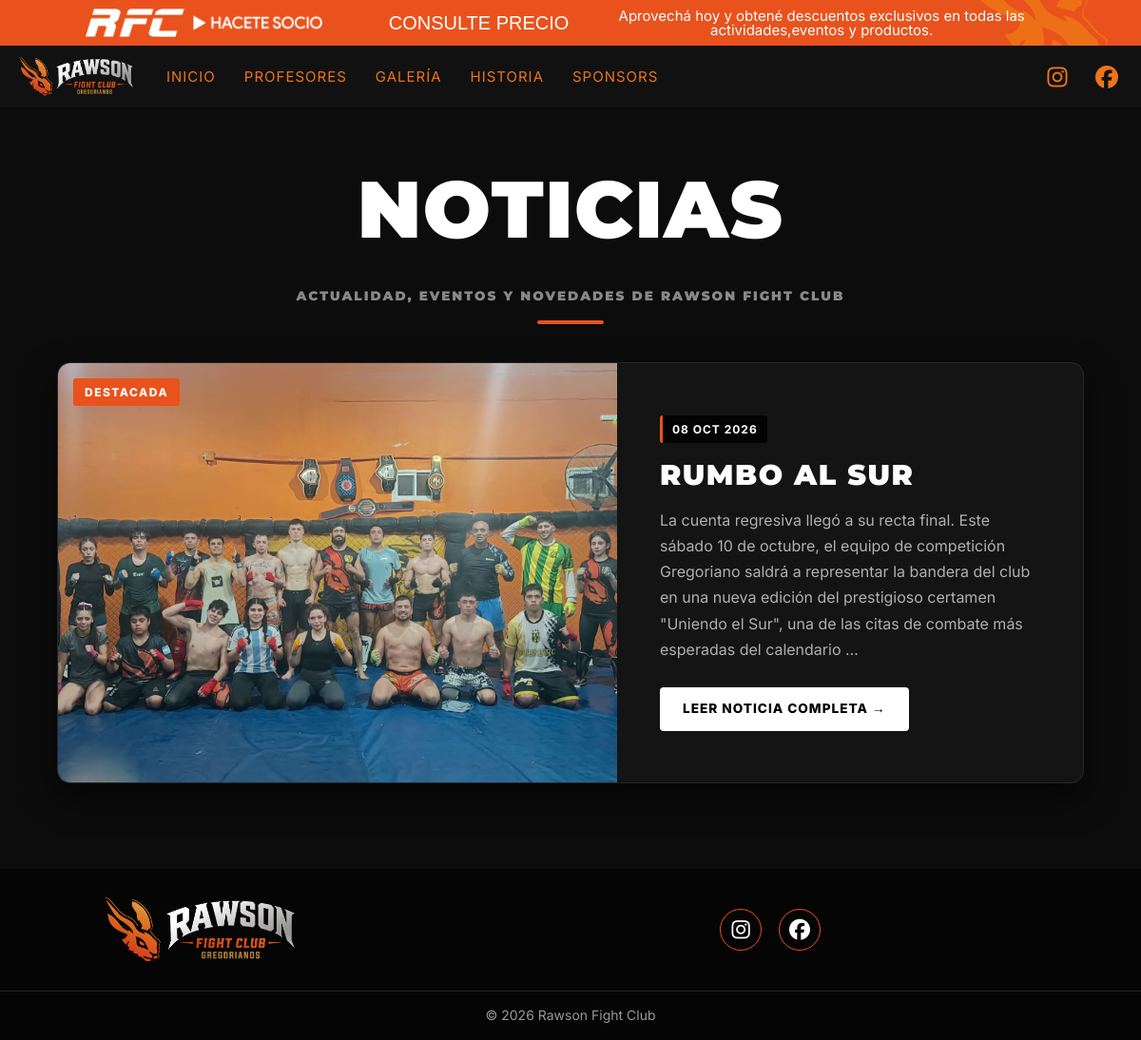
Screenshot of /noticias/ with the database file from the repository.
### noticias/models.py (models this page shows, shortened)
class Noticia (models.Model):
    titulo = models.CharField(max_length=100)
    slug = models.SlugField(
      max_length=220,
      unique=True,
      blank=True,
      help_text="Identificador único para la URL. Se autogenera si se deja vacío.",
    )
    contenido= models.TextField()
    imagen= models.ImageField(upload_to="noticias/")
    fecha_publicacion= models.DateField(auto_now_add=True)
    publicada = models.BooleanField(default=True)
    destacada = models.BooleanField(default=False)

### noticias/views.py (the view)
# urls.py: path("", views.lista_noticias, name="lista_noticias"),
def lista_noticias(request):
    noticias_queryset = (
        Noticia.objects
        .filter(publicada=True)
        .order_by("-fecha_publicacion")
    )
    destacada = noticias_queryset.first()
    noticias_resto = noticias_queryset[1:] if destacada else []
    return render(
        request,
        "noticias/lista_noticias.html",
        {
            "destacada": destacada,
            "noticias": noticias_resto,
        }
    )

### noticias/templates/noticias/lista_noticias.html (shortened to what this page needs)
{% extends 'web/base.html' %}
{% load static %}
{% block extra_css %}
<link rel="stylesheet" href="{% static 'noticias/css/noticias.css' %}">
{% endblock %}
{% block content %}
<main class="noticias-page">
    <header class="noticias-hero-title">
        <div class="section-title">
            <h2>Noticias</h2>
            <p class="noticias-subtitulo">Actualidad, eventos y novedades de Rawson Fight Club</p>
        </div>
    </header>
    <div class="noticias-container">
        {% if destacada %}
            <section class="noticia-destacada-wrap">
                <article class="noticia-destacada-card">
                    <div class="destacada-img-box">
                        {% if destacada.imagen %}
                            <img src="{{ destacada.imagen.url }}" alt="{{ destacada.titulo }}">
                        {% else %}
                            <img src="{% static 'web/img/home/homecarrusel1.png' %}" alt="{{ destacada.titulo }}">
                        {% endif %}
                        <span class="badge-destacada">Destacada</span>
                    </div>
                    <div class="destacada-info">
                        <span class="noticia-fecha">{{ destacada.fecha_publicacion|date:"d M Y" }}</span>
                        <h3 class="destacada-titulo">{{ destacada.titulo }}</h3>
                        <p class="destacada-texto">
                            {{ destacada.contenido|truncatewords:45 }}
                        </p>
                        {% if destacada.slug %}
                            <a href="{% url 'detalle_noticia' destacada.slug %}" class="btn-rfc-noticia">
                                Leer noticia completa &rarr;
                            </a>
                        {% endif %}
                    </div>
                </article>
            </section>
        {% endif %}
    </div>
</main>
{% endblock %}

### web/static/web/css/base.css (style rules this page uses)
*, *::before, *::after { margin: 0; padding: 0; box-sizing: border-box; }
html { scroll-behavior: smooth; }
html, body { width: 100%; max-width: 100%; overflow-x: hidden; background-color: var(--negro-rfc); color: var(--blanco-rfc); font-family: var(--fuente-cuerpo); line-height: 1.6; }
:root { --negro-rfc: #111111; --negro-superficie: #181818; --naranja-rfc: #E9521D; --naranja-claro-rfc: #EE7417; --dorado-rfc: #AE8034; --blanco-rfc: #FFFFFF; --borde-sutil: rgba(255, 255, 255, 0.08); --color-principal: var(--naranja-rfc); --color-principal-hover: var(--naranja-claro-rfc); --color-texto-secundario: #b5b5b5; --fuente-titulos: 'Impact', 'Montserrat', 'Impact', system-ui, sans-serif; --fuente-cuerpo: 'Inter', system-ui, sans-serif; --transicion: all 0.25s ease; }
h1, h2, h3, h4, .section-title { font-family: var(--fuente-titulos); text-transform: uppercase; letter-spacing: 1.5px; font-weight: 900; }
.section-title { font-size: clamp(2.2rem, 5vw, 3.5rem); text-align: center; margin-bottom: 15px; color: var(--blanco-rfc); }
.section-title::after { content: ""; display: block; width: 70px; height: 4px; margin: 14px auto 0; border-radius: 2px; background: var(--color-principal); }
img { max-width: 100%; height: auto; display: block; }

### noticias/static/noticias/css/noticias.css (style rules this page uses)
.noticias-page { background-color: #0c0c0c; min-height: calc(100vh - 120px); padding: 40px 0 90px; }
.noticias-hero-title { color: #ffffff; text-align: center; margin-bottom: 40px; }
.noticias-subtitulo { color: #888888; text-transform: uppercase; font-size: 0.85rem; letter-spacing: 2px; margin-top: 14px; }
.noticias-container { width: 90%; max-width: 1200px; margin: 0 auto; display: flex; flex-direction: column; gap: 60px; }
.noticia-destacada-card { display: grid; grid-template-columns: 1.2fr 1fr; background: #141414; border-radius: 14px; overflow: hidden; border: 1px solid rgba(255, 255, 255, 0.08); box-shadow: 0 15px 35px rgba(0, 0, 0, 0.6); transition: border-color 0.3s ease; }
.destacada-img-box { position: relative; width: 100%; min-height: 380px; background: #1d1d1d; }
.destacada-img-box img { width: 100%; height: 100%; object-fit: cover; display: block; }
.badge-destacada { position: absolute; top: 16px; left: 16px; background-color: var(--color-principal, #d90429); color: #ffffff; font-size: 0.75rem; font-weight: 800; text-transform: uppercase; letter-spacing: 1.5px; padding: 5px 12px; border-radius: 3px; }
.destacada-info { padding: 40px 45px; display: flex; flex-direction: column; justify-content: center; align-items: flex-start; gap: 16px; }
.destacada-titulo { color: #ffffff; font-size: clamp(1.8rem, 2.5vw, 2.4rem); font-weight: 900; line-height: 1.2; text-transform: uppercase; margin: 0; }
.destacada-texto { color: #b0b0b0; font-size: 1rem; line-height: 1.7; margin: 0; }
.btn-rfc-noticia { display: inline-block; background-color: #ffffff; color: #000000; padding: 12px 24px; font-size: 0.85rem; font-weight: 800; text-transform: uppercase; letter-spacing: 1px; border-radius: 4px; text-decoration: none; margin-top: 10px; transition: background-color 0.2s ease, color 0.2s ease; }
.noticia-fecha { display: inline-block; background: rgba(0, 0, 0, 0.85); color: #ffffff !important; font-size: 0.75rem; font-weight: 700; text-transform: uppercase; letter-spacing: 1px; padding: 5px 10px; border-radius: 3px; border-left: 3px solid var(--color-principal, #d90429); }

### rows the page displays
Noticia: imagen (picture), fecha_publicacion "08 OCT 2026", titulo "RUMBO AL SUR", contenido "La cuenta regresiva llegó a su recta final. Este sábado 10 de octubre, el equipo de competición Gregoriano saldrá a representar la bandera del club en una nueva edición del prestigioso certamen \"Uniendo el Sur\", una de las citas de combate más esperadas del calendario …"
